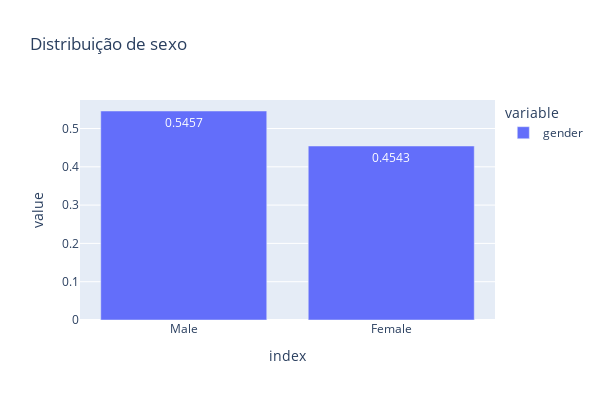

Notebook source saved alongside this figure:
### Code cell
fig = px.bar(gender, title="Distribuição de sexo", text_auto=True)
fig.update_layout(height=400, width=600)
fig.show()

### Figure 1 — Plotly figure (JSON) as saved in the notebook; plotly's stock layout.template omitted (floating-point values rounded to 4 significant figures)
{"data": [{"alignmentgroup": "True", "hovertemplate": "variable=gender<br>index=%{x}<br>value=%{y}<extra></extra>", "legendgroup": "gender", "marker": {"color": "#636efa", "pattern": {"shape": ""}}, "name": "gender", "offsetgroup": "gender", "orientation": "v", "showlegend": true, "textposition": "auto", "texttemplate": "%{y}", "type": "bar", "x": ["Male", "Female"], "xaxis": "x", "y": [0.5457, 0.4543], "yaxis": "y"}], "layout": {"barmode": "relative", "height": 400, "legend": {"title": {"text": "variable"}, "tracegroupgap": 0}, "title": {"text": "Distribuição de sexo"}, "width": 600, "xaxis": {"anchor": "y", "domain": [0, 1], "title": {"text": "index"}}, "yaxis": {"anchor": "x", "domain": [0, 1], "title": {"text": "value"}}}}
